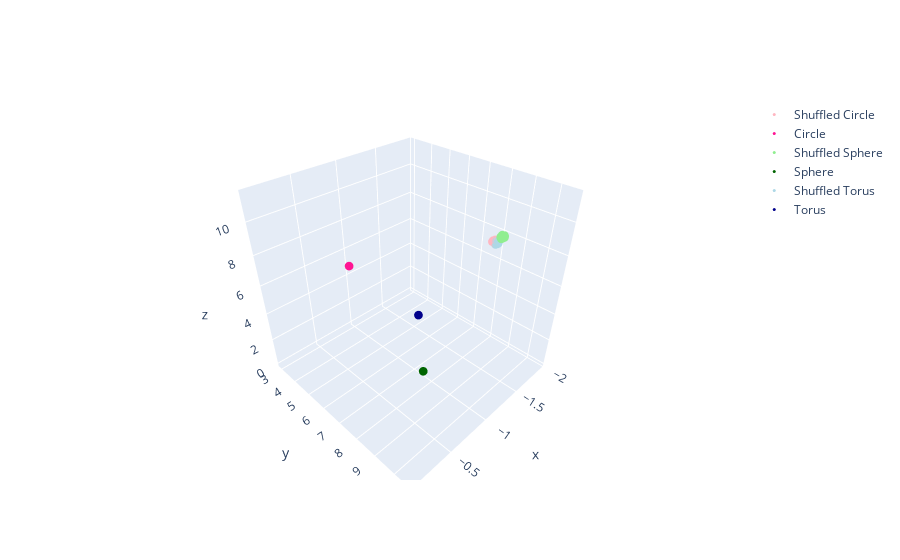

Write notebook code for a chart like this one.
### Code cell
# 3d plot with plotly
fig = go.Figure()

fig.add_trace(
    go.Scatter3d(
        x=circle_features[1:, 0],
        y=circle_features[1:, 1],
        z=circle_features[1:, 2],
        mode="markers",
        marker=dict(size=3, color="lightpink"),
        name="Shuffled Circle",
    )
)

fig.add_trace(
    go.Scatter3d(
        x=[circle_features[0, 0]],
        y=[circle_features[0, 1]],
        z=[circle_features[0, 2]],
        mode="markers",
        marker=dict(size=3, color="deeppink"),
        name="Circle",
    )
)

fig.add_trace(
    go.Scatter3d(
        x=sphere_features[1:, 0],
        y=sphere_features[1:, 1],
        z=sphere_features[1:, 2],
        mode="markers",
        marker=dict(size=3, color="lightgreen"),
        name="Shuffled Sphere",
    )
)

fig.add_trace(
    go.Scatter3d(
        x=[sphere_features[0, 0]],
        y=[sphere_features[0, 1]],
        z=[sphere_features[0, 2]],
        mode="markers",
        marker=dict(size=3, color="darkgreen"),
        name="Sphere",
    )
)

fig.add_trace(
    go.Scatter3d(
        x=torus_features[1:, 0],
        y=torus_features[1:, 1],
        z=torus_features[1:, 2],
        mode="markers",
        marker=dict(size=3, color="lightblue"),
        name="Shuffled Torus",
    )
)

fig.add_trace(
    go.Scatter3d(
        x=[torus_features[0, 0]],
        y=[torus_features[0, 1]],
        z=[torus_features[0, 2]],
        mode="markers",
        marker=dict(size=3, color="darkblue"),
        name="Torus",
    )
)
